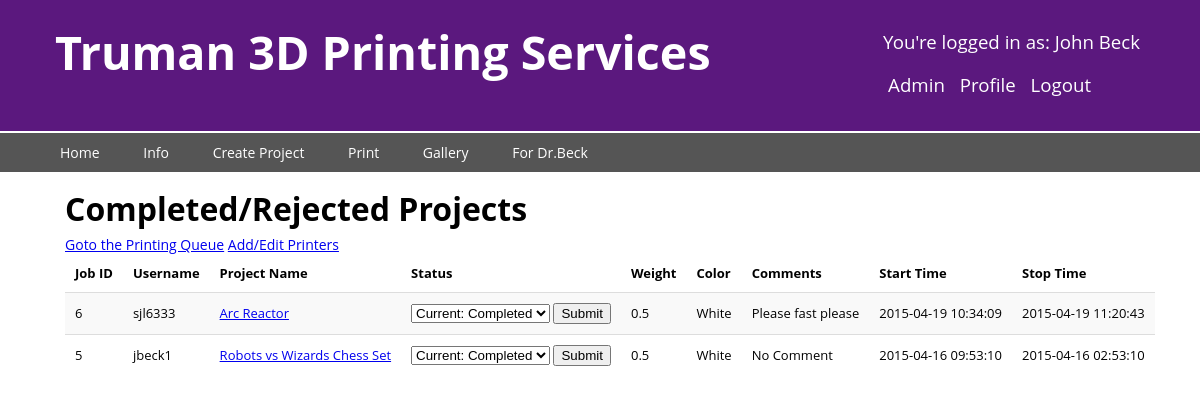
The app's page /admin2.php (signed in) with its own data.
### tables this page shows
CREATE TABLE PRINT_JOB(
  JobId INTEGER UNSIGNED NOT NULL AUTO_INCREMENT,
  PrinterId INTEGER UNSIGNED,
  PrinterUsername VARCHAR(255) NOT NULL,
  CreatorUsername VARCHAR(255) NOT NULL,
  ProjectName VARCHAR(255) NOT NULL,
  Status ENUM('Waiting', 'Printing', 'On Hold', 'Completed', 'Rejected') NOT NULL,
  StartTime DATETIME,
  StopTime DATETIME,
  SubmittedTime DATETIME,
  Length FLOAT,
  Width FLOAT,
  Height FLOAT,
  Color VARCHAR(255) NOT NULL,
  ChargedPrice DECIMAL(5,2),
  Comment TEXT,
  Weight FLOAT,
  MaterialType VARCHAR(255) NOT NULL,
  PRIMARY KEY (JobId),
  FOREIGN KEY (Color, MaterialType, PrinterId) REFERENCES CAN_PRINT(Color, Type, PrinterId),
  FOREIGN KEY (PrinterUsername) REFERENCES USER(Username),
  FOREIGN KEY (CreatorUsername, ProjectName) REFERENCES PROJECT(CreatorUsername, ProjectName) );

### admin2.php (the view, shortened to what this page needs)
 <?php
require_once( 'dbconnection.php' );
?>
<!DOCTYPE html>
<html>
  <head>
    <link rel="stylesheet" href="style.css" />
  </head>
  <body>
    <?php include('nav.php');
      if( isset( $_SESSION['loggedin'] ) &&
                 $_SESSION['loggedin'] == true &&
                 $_SESSION['aflag'] == 'T'):
    ?>
    <section class="maincontent">
      <h1>Completed/Rejected Projects</h1>
      <a href="admin.php">Goto the Printing Queue</a>
      <a href="editPrinters.php">Add/Edit Printers</a>
      <table>
        <?php
          $lines = file( PRINTJOB_HEADERS_FILE );
          $firstLine = array_shift($lines);
          $words = explode( "\t", $firstLine );
          ?><tr><?php
          foreach($words as $word):
            ?><th><?=$word?></th><?php
          endforeach;
          ?></tr><?php
          $query = "SELECT JobId, PrinterUsername, PJ.ProjectName, Status,
                      StartTime, StopTime, SubmittedTime, Length, Width, Height,
                      Color, MaterialType, Weight, ChargedPrice, Comment,
                      P.ProjectLink
                    FROM PRINT_JOB as PJ
                      NATURAL JOIN PROJECT as P
                    WHERE Status = 'Rejected' OR Status = 'Completed'
                    ORDER BY StopTime DESC";
          $statement = $db->prepare( $query );
          $statement->execute();
          $result = $statement->fetchAll();
          foreach($result as $tuples):
          ?><tr><?php
              ?><td><?=$tuples['JobId']?></td><?php
              ?><td><?=$tuples['PrinterUsername']?></td><?php
              ?><td><a href="<?=$tuples['ProjectLink']?>"><?=$tuples['ProjectName']?></td>
                <td>
                  <form action="admin2.php" method="post">
                    <select name="status">
                      <option value="<?=$tuples['Status']?>">Current: <?=$tuples['Status']?></option>
                    </select>
                    <button type="submit" name="submit">Submit</button>
                  </form>
                  </td>
                  <td><?=$tuples['Weight']?></td><?php
                ?><td><?=$tuples['Color']?></td><?php
                ?><td><?=$tuples['Comment']?></td><?php
                ?><td><?=$tuples['StartTime']?></td><?php
                ?><td><?=$tuples['StopTime']?></td><?php
            ?></tr><?php
            endforeach;
          ?>
        </table>
        <?php else:
            $_SESSION['history'] = "Admin";
            header('Location: login.php');
          endif;
        ?>
      </section>
  </body>
</html>

### style.css (style rules this page uses)
body { margin: 0px; padding: 0px; font-size: 14px; font-family: "Open Sans", "Arial", sans-serif; }
section { margin-left: 55px; }
.maincontent { padding: 10px; }
h1 { margin: 5px; margin-left: 0px; font-size: 24pt; }
table { border-collapse: collapse; font-size: 13px; }
th { text-align: left; }
tr:nth-child(even) { background-color: #f9f9f9; }
tr:first-child { border-top: 0px; border-bottom:2px; }
tr { border-top: 1px solid #ddd; }
td, th { padding: 10px 10px; }

### records on screen
print_job: JobId "6", PrinterUsername "sjl6333", ProjectName "Arc Reactor", Weight "0.5", Color "White", Comment "Please fast please", StartTime "2015-04-19 10:34:09", StopTime "2015-04-19 11:20:43"
print_job: JobId "5", PrinterUsername "jbeck1", ProjectName "Robots vs Wizards Chess Set", Weight "0.5", Color "White", Comment "No Comment", StartTime "2015-04-16 09:53:10", StopTime "2015-04-16 02:53:10"

### other values on screen
$_SESSION['firstname'] "John"
$_SESSION['lastname'] "Beck"
$word "Job ID"
$word "Username"
$word "Project Name"
$word "Status"
$word "Weight"
$word "Color"
$word "Comments"
$word "Start Time"
$word "Stop Time"
